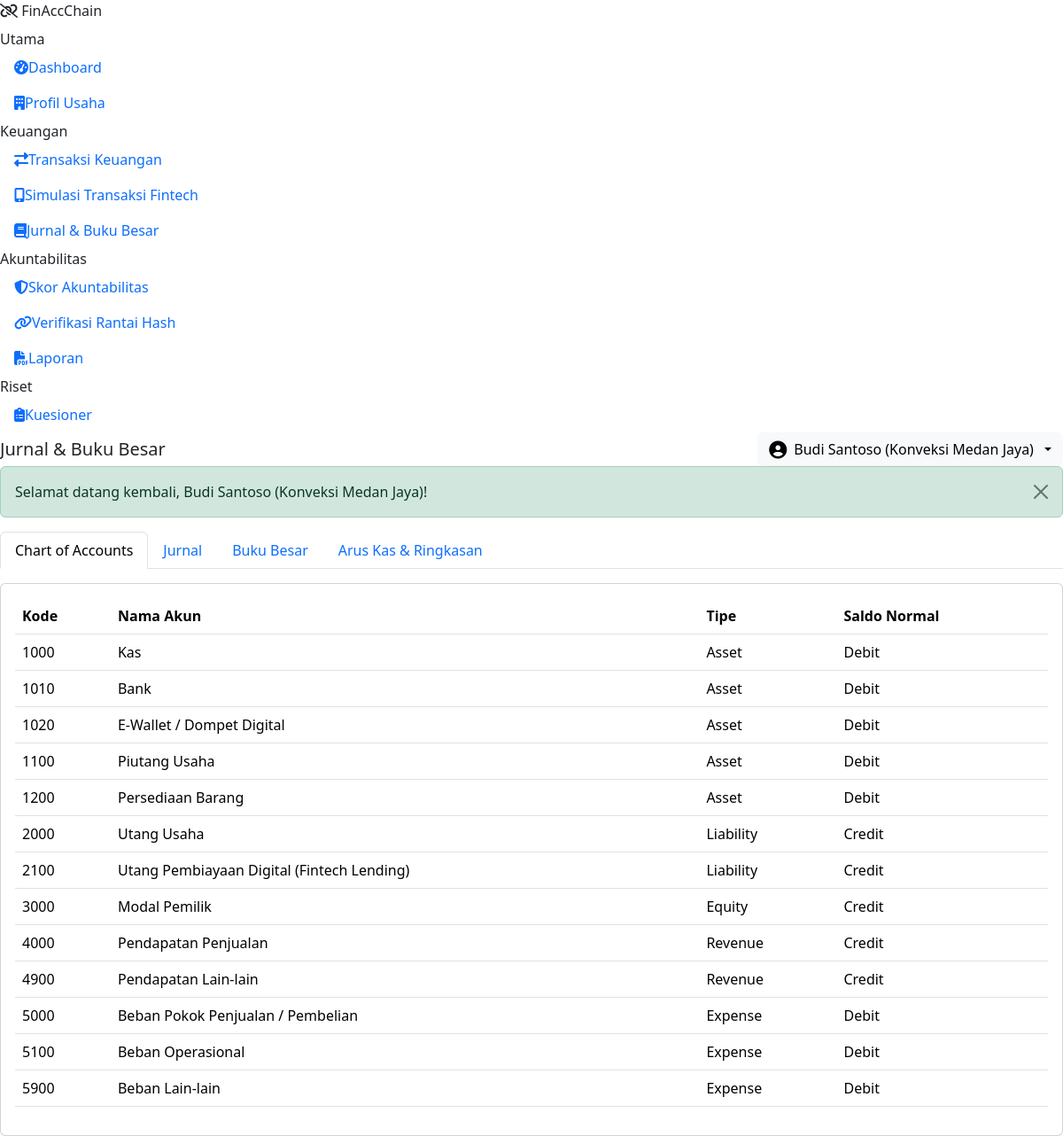
The page /msme/accounting.php (signed in) on the database its author committed.
### tables this page shows
CREATE TABLE accounts (
    id INT UNSIGNED AUTO_INCREMENT PRIMARY KEY,
    code VARCHAR(20) NOT NULL UNIQUE,
    name VARCHAR(150) NOT NULL,
    type ENUM('asset','liability','equity','revenue','expense') NOT NULL,
    normal_balance ENUM('debit','credit') NOT NULL,
    is_active TINYINT(1) NOT NULL DEFAULT 1
);

### core/helpers.php (called while the page is built, shortened)
<?php
function e(?string $value): string
{
    return htmlspecialchars((string) $value, ENT_QUOTES, 'UTF-8');
}

### msme/accounting.php (the view, shortened to what this page needs)
<?php
$db = Database::connection();
$accounts = $db->query('SELECT * FROM accounts ORDER BY code')->fetchAll();
require __DIR__ . '/../includes/app_header.php';
?>
<ul class="nav nav-tabs mb-3">
  <li class="nav-item"><button class="nav-link active" data-bs-toggle="tab" data-bs-target="#coa">Chart of Accounts</button></li>
  <li class="nav-item"><button class="nav-link" data-bs-toggle="tab" data-bs-target="#journal">Jurnal</button></li>
  <li class="nav-item"><button class="nav-link" data-bs-toggle="tab" data-bs-target="#ledger">Buku Besar</button></li>
  <li class="nav-item"><button class="nav-link" data-bs-toggle="tab" data-bs-target="#cashflow">Arus Kas &amp; Ringkasan</button></li>
</ul>
<div class="tab-content">
  <div class="tab-pane fade show active" id="coa">
    <div class="card fac-card p-3">
      <table class="table table-fac">
        <thead><tr><th>Kode</th><th>Nama Akun</th><th>Tipe</th><th>Saldo Normal</th></tr></thead>
        <tbody>
        <?php foreach ($accounts as $a): ?>
          <tr><td><?= e($a['code']) ?></td><td><?= e($a['name']) ?></td><td><?= e(ucfirst($a['type'])) ?></td><td><?= e(ucfirst($a['normal_balance'])) ?></td></tr>
        <?php endforeach; ?>
        </tbody>
      </table>
    </div>
  </div>
</div>
<?php require __DIR__ . '/../includes/app_footer.php'; ?>

### rows shown on the page
accounts: code "1000", name "Kas", type "Asset", normal_balance "Debit"
accounts: code "1010", name "Bank", type "Asset", normal_balance "Debit"
accounts: code "1020", name "E-Wallet / Dompet Digital", type "Asset", normal_balance "Debit"
accounts: code "1100", name "Piutang Usaha", type "Asset", normal_balance "Debit"
accounts: code "1200", name "Persediaan Barang", type "Asset", normal_balance "Debit"
accounts: code "2000", name "Utang Usaha", type "Liability", normal_balance "Credit"
accounts: code "2100", name "Utang Pembiayaan Digital (Fintech Lending)", type "Liability", normal_balance "Credit"
accounts: code "3000", name "Modal Pemilik", type "Equity", normal_balance "Credit"
accounts: code "4000", name "Pendapatan Penjualan", type "Revenue", normal_balance "Credit"
accounts: code "4900", name "Pendapatan Lain-lain", type "Revenue", normal_balance "Credit"
accounts: code "5000", name "Beban Pokok Penjualan / Pembelian", type "Expense", normal_balance "Debit"
accounts: code "5100", name "Beban Operasional", type "Expense", normal_balance "Debit"
accounts: code "5900", name "Beban Lain-lain", type "Expense", normal_balance "Debit"

### other values the page prints
APP_NAME "FinAccChain"
$label "Dashboard Profil Usaha Transaksi Keuangan Simulasi Transaksi Fintech Jurnal & Buku Besar Skor Akuntabilitas Verifikasi Rantai Hash Laporan Kuesioner"
$pageTitle "Jurnal & Buku Besar"
$u['name'] "Budi Santoso (Konveksi Medan Jaya)"
$f['message'] "Selamat datang kembali, Budi Santoso (Konveksi Medan Jaya)!"
